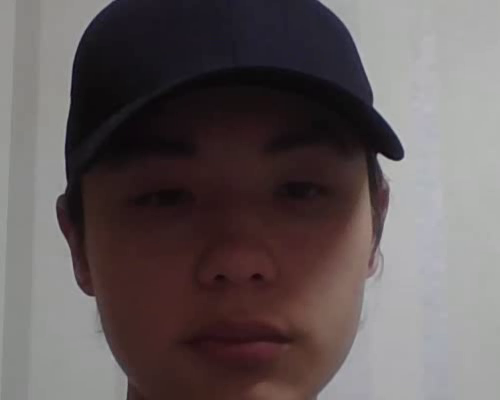
#> input picture frame 15 of media/trimming/video_face.mp4, 500 x 400 px, given in place of video31.mp4, which was not available
$ python video_trimming_by_face.py
#> lines starting #> are read from the running program, lines starting #| are printed output that depends on the picture
import os
import cv2

output_directory = "media/trimming"

if not os.path.exists(output_directory):
    os.makedirs(output_directory)

video_capture = cv2.VideoCapture('media/video31.mp4')

x = 410
y = 60
width = 500
height = 400
output_file_path = os.path.join(output_directory, "video_face.mp4")

fourcc = cv2.VideoWriter_fourcc('m', 'p', '4', 'v')
out = cv2.VideoWriter(output_file_path, fourcc, 30.0, (width, height))

while True:
    ret, frame = video_capture.read()
#> frame is the input picture: shape (400, 500, 3); mean B, G, R 90.1, 89.4, 98.6

    if not ret:
        break

    cropped_frame = frame[y:y + height, x:x + width]
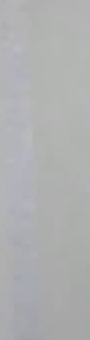
#> cropped_frame: shape (340, 90, 3); mean B, G, R 176.5, 175.9, 175

    out.write(cropped_frame)

    cv2.imshow('Cropped Video', cropped_frame)

    if cv2.waitKey(1) & 0xFF == ord('q'):
#> (key q is pressed here)
        break

video_capture.release()
out.release()
cv2.destroyAllWindows()

$ run again, starting later in the video
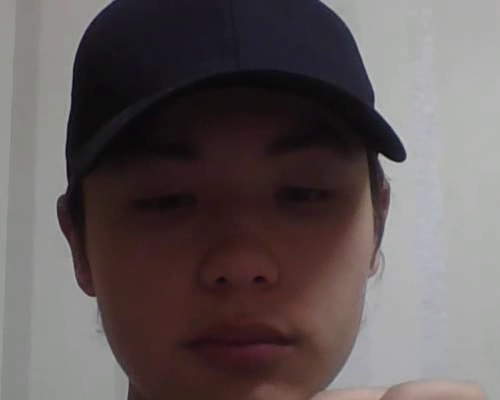
#> input picture frame 67 of media/trimming/video_face.mp4, 500 x 400 px, given in place of video31.mp4, which was not available
#> frame is the input picture: shape (400, 500, 3); mean B, G, R 89.2, 88.7, 98
#> `cropped_frame = frame[y:y + height, x:x + width]`:
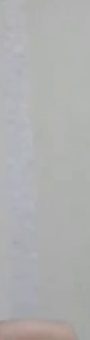
#> cropped_frame: shape (340, 90, 3); mean B, G, R 175.5, 175.1, 175.4
